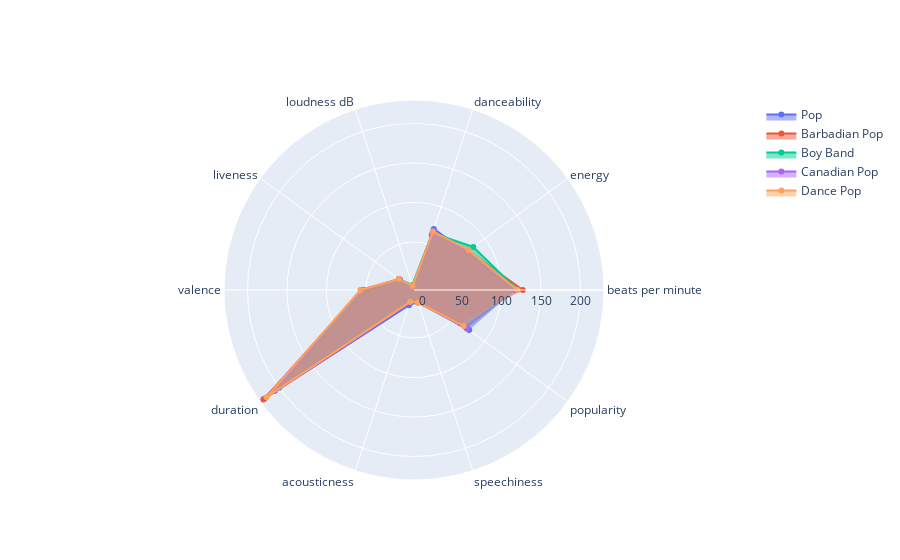

The code cell stored with this chart in its notebook:
### Code cell
import plotly.graph_objects as go

fig = go.Figure()
fig.add_trace(go.Scatterpolar(
      r=df_top5.iloc[4],
      theta=df_top5.columns,
      fill='toself',
      name='Pop'
))
fig.add_trace(go.Scatterpolar(
      r=df_top5.iloc[0],
      theta=df_top5.columns,
      fill='toself',
      name='Barbadian Pop'
))
fig.add_trace(go.Scatterpolar(
      r=df_top5.iloc[1],
      theta=df_top5.columns,
      fill='toself',
      name='Boy Band'
))
fig.add_trace(go.Scatterpolar(
      r=df_top5.iloc[2],
      theta=df_top5.columns,
      fill='toself',
      name='Canadian Pop'
))
fig.add_trace(go.Scatterpolar(
      r=df_top5.iloc[3],
      theta=df_top5.columns,
      fill='toself',
      name='Dance Pop'
))

fig.update_layout(
  
  showlegend=True
)

fig.show()

### Figure 1 — Plotly figure (JSON) as saved in the notebook; plotly's stock layout.template omitted (floating-point values rounded to 4 significant figures)
{"data": [{"fill": "toself", "name": "Pop", "r": [117, 70.5, 70.5, -6, 11, 55, 223.5, 9.5, 5, 75.5], "theta": ["beats per minute", "energy", "danceability", "loudness dB", "liveness", "valence", "duration", "acousticness", "speechiness", "popularity"], "type": "scatterpolar"}, {"fill": "toself", "name": "Barbadian Pop", "r": [127, 74, 67, -5, 13, 48, 225, 5, 5, 61], "theta": ["beats per minute", "energy", "danceability", "loudness dB", "liveness", "valence", "duration", "acousticness", "speechiness", "popularity"], "type": "scatterpolar"}, {"fill": "toself", "name": "Boy Band", "r": [120, 82, 65, -4, 12, 52, 200, 3, 6, 71], "theta": ["beats per minute", "energy", "danceability", "loudness dB", "liveness", "valence", "duration", "acousticness", "speechiness", "popularity"], "type": "scatterpolar"}, {"fill": "toself", "name": "Canadian Pop", "r": [118, 74, 62, -6, 13, 56, 207, 5.5, 6, 72], "theta": ["beats per minute", "energy", "danceability", "loudness dB", "liveness", "valence", "duration", "acousticness", "speechiness", "popularity"], "type": "scatterpolar"}, {"fill": "toself", "name": "Dance Pop", "r": [120, 75, 67, -5, 13, 57, 220, 5, 6, 67], "theta": ["beats per minute", "energy", "danceability", "loudness dB", "liveness", "valence", "duration", "acousticness", "speechiness", "popularity"], "type": "scatterpolar"}], "layout": {"showlegend": true}}
